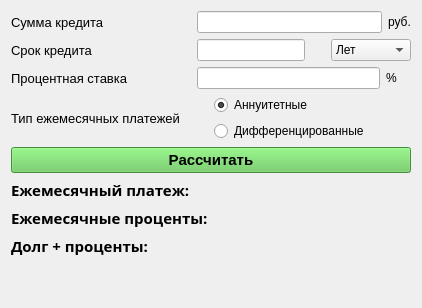
      <widget class="QWidget" name="Credit">
       <attribute name="title">
        <string>Credit</string>
       </attribute>
       <layout class="QGridLayout" name="gridLayout_9">
        <item row="2" column="0">
         <layout class="QGridLayout" name="gridLayout_8">
          <item row="0" column="0">
           <layout class="QHBoxLayout" name="horizontalLayout_49">
            <item>
             <widget class="QLabel" name="label_one_sample">
              <property name="font">
               <font>
                <family>Open Sans</family>
                <pointsize>11</pointsize>
                <italic>false</italic>
                <bold>true</bold>
               </font>
              </property>
              <property name="text">
               <string>Ежемесячный платеж:</string>
              </property>
             </widget>
            </item>
            <item>
             <widget class="QLabel" name="label_one">
              <property name="font">
               <font>
                <family>Open Sans</family>
                <pointsize>11</pointsize>
                <italic>false</italic>
                <bold>true</bold>
               </font>
              </property>
              <property name="text">
               <string/>
              </property>
             </widget>
            </item>
           </layout>
          </item>
          <item row="1" column="0">
           <layout class="QHBoxLayout" name="horizontalLayout_50">
            <item>
             <widget class="QLabel" name="label_two_sample">
              <property name="font">
               <font>
                <family>Open Sans</family>
                <pointsize>11</pointsize>
                <italic>false</italic>
                <bold>true</bold>
               </font>
              </property>
              <property name="text">
               <string>Ежемесячные проценты:</string>
              </property>
             </widget>
            </item>
            <item>
             <widget class="QLabel" name="label_two">
              <property name="font">
               <font>
                <family>Open Sans</family>
                <pointsize>11</pointsize>
                <italic>false</italic>
                <bold>true</bold>
               </font>
              </property>
              <property name="text">
               <string/>
              </property>
             </widget>
            </item>
           </layout>
          </item>
          <item row="2" column="0">
           <layout class="QHBoxLayout" name="horizontalLayout_51">
            <item>
             <widget class="QLabel" name="label_three_sample">
              <property name="font">
               <font>
                <family>Open Sans</family>
                <pointsize>11</pointsize>
                <italic>false</italic>
                <bold>true</bold>
               </font>
              </property>
              <property name="text">
               <string>Долг + проценты:</string>
              </property>
             </widget>
            </item>
            <item>
             <widget class="QLabel" name="label_three">
              <property name="font">
               <font>
                <family>Open Sans</family>
                <pointsize>11</pointsize>
                <italic>false</italic>
                <bold>true</bold>
               </font>
              </property>
              <property name="text">
               <string/>
              </property>
             </widget>
            </item>
           </layout>
          </item>
         </layout>
        </item>
        <item row="0" column="0">
         <layout class="QVBoxLayout" name="verticalLayout_24">
          <item>
           <layout class="QHBoxLayout" name="horizontalLayout_3">
            <item>
             <widget class="QLabel" name="label">
              <property name="minimumSize">
               <size>
                <width>150</width>
                <height>0</height>
               </size>
              </property>
              <property name="font">
               <font>
                <pointsize>10</pointsize>
               </font>
              </property>
              <property name="text">
               <string>Сумма кредита</string>
              </property>
             </widget>
            </item>
            <item>
             <spacer name="horizontalSpacer_3">
              <property name="orientation">
               <enum>Qt::Horizontal</enum>
              </property>
              <property name="sizeType">
               <enum>QSizePolicy::Preferred</enum>
              </property>
              <property name="sizeHint" stdset="0">
               <size>
                <width>30</width>
                <height>20</height>
               </size>
              </property>
             </spacer>
            </item>
            <item>
             <widget class="QLineEdit" name="lineEdit_sumCredit">
              <property name="layoutDirection">
               <enum>Qt::LeftToRight</enum>
              </property>
              <property name="text">
               <string/>
              </property>
             </widget>
            </item>
            <item>
             <widget class="QLabel" name="label_2">
              <property name="text">
               <string>руб.</string>
              </property>
             </widget>
            </item>
           </layout>
          </item>
          <item>
           <layout class="QHBoxLayout" name="horizontalLayout_4">
            <item>
             <widget class="QLabel" name="label_3">
              <property name="minimumSize">
               <size>
                <width>150</width>
                <height>0</height>
               </size>
              </property>
              <property name="font">
               <font>
                <pointsize>10</pointsize>
               </font>
              </property>
              <property name="text">
               <string>Срок кредита</string>
              </property>
             </widget>
            </item>
            <item>
             <spacer name="horizontalSpacer_4">
              <property name="orientation">
               <enum>Qt::Horizontal</enum>
              </property>
              <property name="sizeType">
               <enum>QSizePolicy::Preferred</enum>
              </property>
              <property name="sizeHint" stdset="0">
               <size>
                <width>30</width>
                <height>20</height>
               </size>
              </property>
             </spacer>
            </item>
            <item>
             <widget class="QLineEdit" name="lineEdit_timeCredit">
              <property name="layoutDirection">
               <enum>Qt::LeftToRight</enum>
              </property>
              <property name="text">
               <string/>
              </property>
             </widget>
            </item>
            <item>
             <spacer name="horizontalSpacer_6">
              <property name="orientation">
               <enum>Qt::Horizontal</enum>
              </property>
              <property name="sizeType">
               <enum>QSizePolicy::Preferred</enum>
              </property>
              <property name="sizeHint" stdset="0">
               <size>
                <width>20</width>
                <height>20</height>
               </size>
              </property>
             </spacer>
            </item>
            <item>
             <widget class="QComboBox" name="comboBox_time">
              <item>
               <property name="text">
                <string>Лет</string>
               </property>
              </item>
              <item>
               <property name="text">
                <string>Месяцев</string>
               </property>
              </item>
             </widget>
            </item>
           </layout>
          </item>
          <item>
           <layout class="QHBoxLayout" name="horizontalLayout_5">
            <item>
             <widget class="QLabel" name="label_8">
              <property name="minimumSize">
               <size>
                <width>150</width>
                <height>0</height>
               </size>
              </property>
              <property name="font">
               <font>
                <pointsize>10</pointsize>
               </font>
              </property>
              <property name="text">
               <string>Процентная ставка </string>
              </property>
             </widget>
            </item>
            <item>
             <spacer name="horizontalSpacer_5">
              <property name="orientation">
               <enum>Qt::Horizontal</enum>
              </property>
              <property name="sizeType">
               <enum>QSizePolicy::Preferred</enum>
              </property>
              <property name="sizeHint" stdset="0">
               <size>
                <width>30</width>
                <height>20</height>
               </size>
              </property>
             </spacer>
            </item>
            <item>
             <widget class="QLineEdit" name="lineEdit_procent">
              <property name="layoutDirection">
               <enum>Qt::LeftToRight</enum>
              </property>
              <property name="text">
               <string/>
              </property>
             </widget>
            </item>
            <item>
             <widget class="QLabel" name="label_9">
              <property name="minimumSize">
               <size>
                <width>25</width>
                <height>0</height>
               </size>
              </property>
              <property name="text">
               <string>%</string>
              </property>
             </widget>
            </item>
           </layout>
          </item>
         </layout>
        </item>
        <item row="1" column="0">
         <layout class="QVBoxLayout" name="verticalLayout_23">
          <item>
           <layout class="QHBoxLayout" name="horizontalLayout_6">
            <item>
             <widget class="QLabel" name="label_7">
              <property name="font">
               <font>
                <pointsize>10</pointsize>
                <italic>false</italic>
                <underline>false</underline>
                <strikeout>false</strikeout>
               </font>
              </property>
              <property name="text">
               <string>Тип ежемесячных платежей</string>
              </property>
             </widget>
            </item>
            <item>
             <layout class="QVBoxLayout" name="verticalLayout">
              <item>
               <widget class="QRadioButton" name="rb_annuit">
                <property name="enabled">
                 <bool>true</bool>
                </property>
                <property name="tabletTracking">
                 <bool>false</bool>
                </property>
                <property name="text">
                 <string>Аннуитетные</string>
                </property>
                <property name="checked">
                 <bool>true</bool>
                </property>
               </widget>
              </item>
              <item>
               <widget class="QRadioButton" name="rb_differ">
                <property name="text">
                 <string>Дифференцированные</string>
                </property>
               </widget>
              </item>
             </layout>
            </item>
           </layout>
          </item>
          <item>
           <widget class="QPushButton" name="btn_calculate">
            <property name="font">
             <font>
              <pointsize>11</pointsize>
              <bold>true</bold>
             </font>
            </property>
            <property name="styleSheet">
             <string notr="true">background-color: rgb(97, 197, 84);</string>
            </property>
            <property name="text">
             <string>Рассчитать</string>
            </property>
            <property name="shortcut">
             <string>Return</string>
            </property>
           </widget>
          </item>
         </layout>
        </item>
        <item row="3" column="0">
         <spacer name="verticalSpacer_5">
          <property name="orientation">
           <enum>Qt::Vertical</enum>
          </property>
          <property name="sizeHint" stdset="0">
           <size>
            <width>20</width>
            <height>40</height>
           </size>
          </property>
         </spacer>
        </item>
       </layout>
      </widget>
